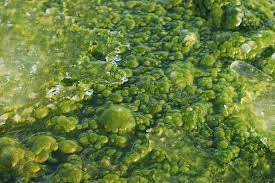
#> input picture uploads/algae.jfif, 275 x 183 px, found by its file name
$ python -i testcv.py   (imports and definitions only)   (Python 2 division)
#> lines starting #> are read from the running program, lines starting #| are printed output that depends on the picture; after the words box and inside, x2 and y2 are one past the last pixel; in counts of white or black regions, pixels touching at a corner belong together

import cv2
import os
import numpy as np

def green_detect(file_name):
#> called with file_name = 'uploads/algae.jfif'
	folder='uploads'

	img1 = cv2.imread(os.path.join(folder,file_name))
#> img1 is the input picture: shape (183, 275, 3); mean B, G, R 59.6, 126.4, 103.6

        green = np.uint8([[[0,255,0]]])
        hsv_color = cv2.cvtColor(green, cv2.COLOR_BGR2HSV)
        h_c = hsv_color[0][0][0]

        lowerColor = np.array([h_c -10,100,100])
        upperColor = np.array([h_c +10,255,255])
        print(hsv_color)

        image = cv2.imread('algae.jfif')
        hsv_image = cv2.cvtColor(image,cv2.COLOR_BGR2HSV)
#> hsv_image: shape (183, 275, 3); mean H, S, V 42.2, 139.8, 126.4
        mask_image = cv2.inRange(hsv_image, lowerColor,upperColor)
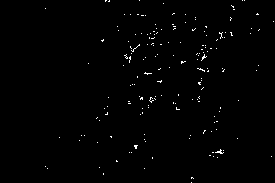
#> mask_image: shape (183, 275); 0.8% white in thin lines or dots, all inside (x1, y1, x2, y2) = (45, 0, 274, 183)
        final_image = cv2.bitwise_and(image,image,mask=mask_image)

        #cv2.imwrite('C:/Users/Lenovo/Downloads/cv2-hsv.png',hsv_image)
        #cv2.imwrite('C:/Users/Lenovo/Downloads/cv2-mask.png',mask_image)
        #cv2.imwrite('C:/Users/Lenovo/Downloads/cv2-final.png',final_image)

	cv2.imwrite(os.path.join(folder,file_name),hsv_image)
	cv2.imwrite(os.path.join(folder,file_name),mask_image)
	cv2.imwrite(os.path.join(folder,file_name),final_image)

>>> result = green_detect('uploads/algae.jfif')
